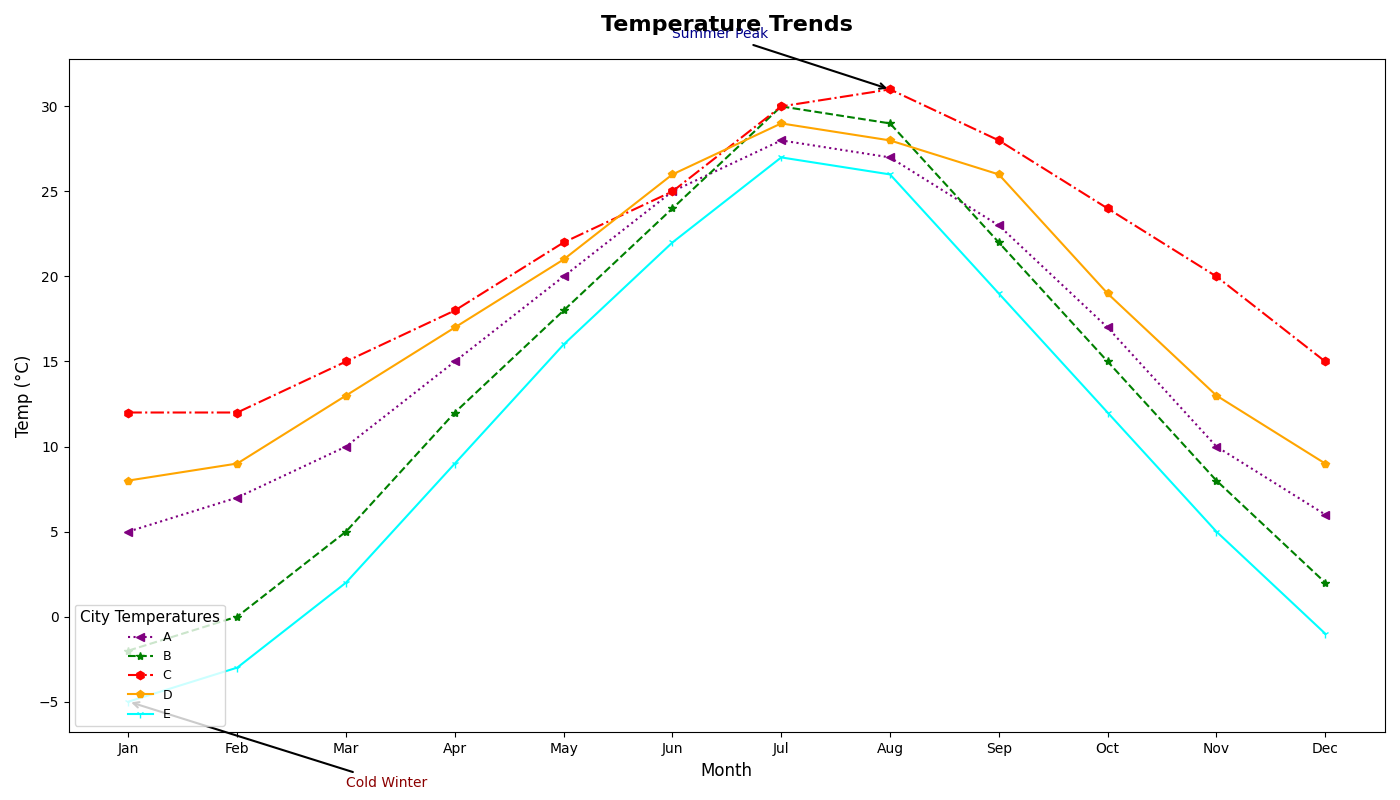

Source code (Python):
import matplotlib.pyplot as plt
import numpy as np

months = np.arange(1, 13)

city_a_temps = [5, 7, 10, 15, 20, 25, 28, 27, 23, 17, 10, 6]
city_b_temps = [-2, 0, 5, 12, 18, 24, 30, 29, 22, 15, 8, 2]
city_c_temps = [12, 12, 15, 18, 22, 25, 30, 31, 28, 24, 20, 15]
city_d_temps = [8, 9, 13, 17, 21, 26, 29, 28, 26, 19, 13, 9]
city_e_temps = [-5, -3, 2, 9, 16, 22, 27, 26, 19, 12, 5, -1]

fig, ax = plt.subplots(figsize=(14, 8))

ax.plot(months, city_a_temps, marker='<', linestyle=':', color='purple', linewidth=1.5, label='A')
ax.plot(months, city_b_temps, marker='*', linestyle='--', color='green', linewidth=1.5, label='B')
ax.plot(months, city_c_temps, marker='h', linestyle='-.', color='red', linewidth=1.5, label='C')
ax.plot(months, city_d_temps, marker='p', linestyle='-', color='orange', linewidth=1.5, label='D')
ax.plot(months, city_e_temps, marker='1', linestyle='-', color='cyan', linewidth=1.5, label='E')

ax.set_title('Temperature Trends', fontsize=16, weight='bold', pad=20)
ax.set_xlabel('Month', fontsize=12)
ax.set_ylabel('Temp (°C)', fontsize=12)

ax.legend(loc='lower left', fontsize=9, title='City Temperatures', title_fontsize=11)

ax.grid(False)

ax.annotate('Summer Peak', xy=(8, 31), xytext=(6, 34),
            arrowprops=dict(facecolor='darkred', arrowstyle='->', lw=1.5), fontsize=10, color='darkblue')
ax.annotate('Cold Winter', xy=(1, -5), xytext=(3, -10),
            arrowprops=dict(facecolor='darkgreen', arrowstyle='->', lw=1.5), fontsize=10, color='darkred')

month_names = ['Jan', 'Feb', 'Mar', 'Apr', 'May', 'Jun', 'Jul', 'Aug', 'Sep', 'Oct', 'Nov', 'Dec']
plt.xticks(months, month_names, fontsize=10)

plt.tight_layout()
plt.show()
